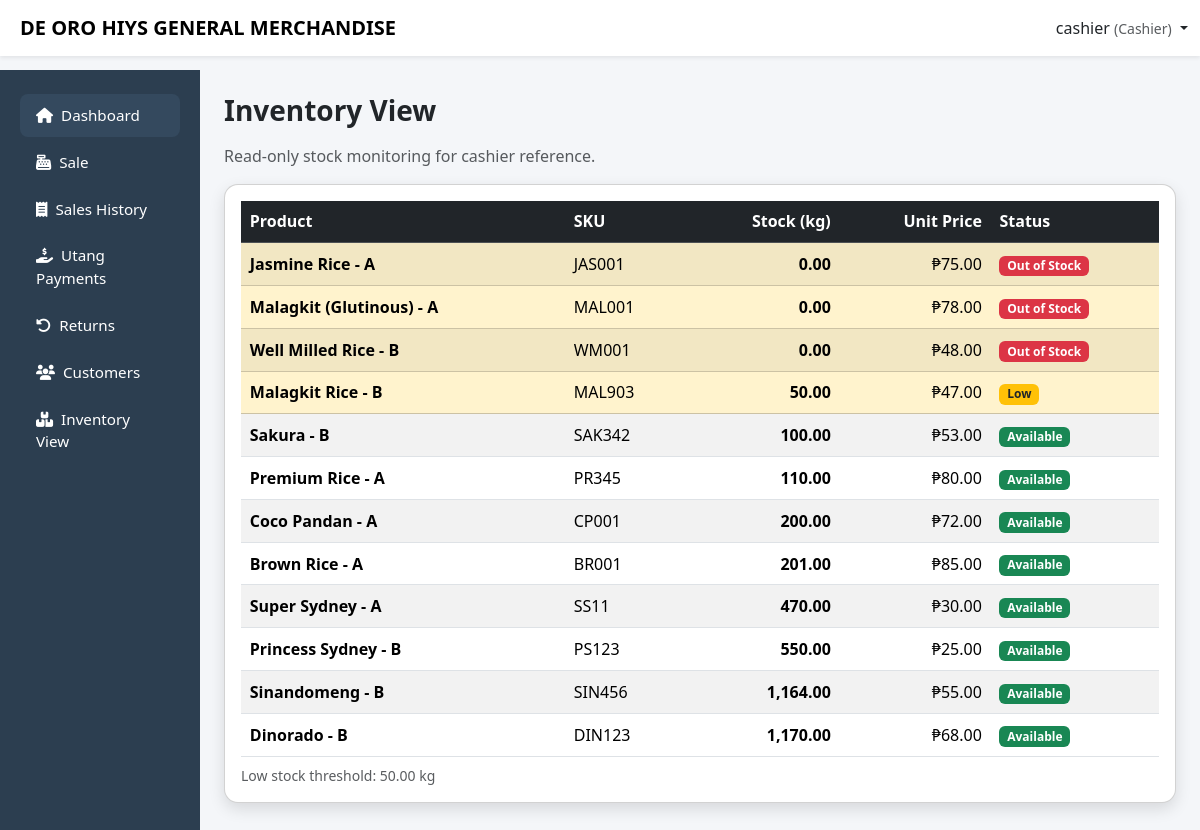
/cashier/inventory_view.php (signed in), run on the app's committed database.
### tables this page shows
CREATE TABLE `products` (
    `product_id` int(11) NOT NULL,
    `variety` varchar(100) DEFAULT NULL,
    `grade` varchar(50) DEFAULT NULL,
    `sku` varchar(50) DEFAULT NULL,
    `unit_weight_kg` decimal(10,2) DEFAULT NULL,
    `unit_price` decimal(10,2) DEFAULT NULL,
    `delivery_date` date DEFAULT NULL,
    `created_at` timestamp NOT NULL DEFAULT current_timestamp(),
    `archived` tinyint(1) NOT NULL DEFAULT 0,
    `stock_kg` decimal(10,2) NOT NULL DEFAULT 0.00
  );

### cashier/inventory_view.php (the view, shortened to what this page needs)
<?php
$username = $_SESSION['username'] ?? 'Cashier';
include '../config/db.php';
$LOW_STOCK_KG = 50;
$sql = "
SELECT
p.product_id,
p.variety,
p.grade,
p.sku,
p.unit_price,
IFNULL(SUM(
CASE
WHEN LOWER(it.type)='in' THEN it.qty_kg
WHEN LOWER(it.type)='out' THEN -it.qty_kg
WHEN LOWER(it.type)='adjust' THEN it.qty_kg
ELSE 0
END
),0) AS stock_kg
FROM products p
LEFT JOIN inventory_transactions it
ON it.product_id = p.product_id
WHERE p.archived = 0
GROUP BY p.product_id
ORDER BY stock_kg ASC, p.variety ASC
";
$result = $conn->query($sql);
?>
<!DOCTYPE html>
<html lang="en">
<head>
<link href="https://cdn.jsdelivr.net/npm/bootstrap@5.3.2/dist/css/bootstrap.min.css" rel="stylesheet">
<link href="https://cdnjs.cloudflare.com/ajax/libs/font-awesome/6.5.1/css/all.min.css" rel="stylesheet">
<link href="../css/layout.css" rel="stylesheet">
</head>
<body>
<nav class="navbar navbar-expand-lg navbar-light bg-white shadow-sm fixed-top">
<div class="container-fluid">
<span class="navbar-brand fw-bold ms-2">DE ORO HIYS GENERAL MERCHANDISE</span>
<div class="ms-auto dropdown">
<a class="nav-link dropdown-toggle" data-bs-toggle="dropdown">
<?= htmlspecialchars($username) ?> <small class="text-muted">(Cashier)</small>
</a>
</div>
</div>
</nav>
<div class="container-fluid">
<div class="row">
<?php include '../includes/cashier_sidebar.php'; ?>
<main class="col-lg-10 ms-sm-auto px-4 main-content">
<div class="py-4">
<h3 class="fw-bold mb-3">Inventory View</h3>
<div class="text-muted mb-3">
Read-only stock monitoring for cashier reference.
</div>
<div class="card modern-card">
<div class="card-body">
<div class="table-responsive">
<table class="table table-striped align-middle mb-0">
<thead class="table-dark">
<tr>
<th>Product</th>
<th>SKU</th>
<th class="text-end">Stock (kg)</th>
<th class="text-end">Unit Price</th>
<th>Status</th>
</tr>
</thead>
<tbody>
<?php if($result && $result->num_rows > 0): ?>
<?php while($row = $result->fetch_assoc()):
$stock = (float)$row['stock_kg'];
$isLow = $stock <= $LOW_STOCK_KG;
?>
<tr class="<?= $isLow ? 'table-warning' : '' ?>">
<td class="fw-semibold">
<?= htmlspecialchars($row['variety'].' - '.$row['grade']) ?>
</td>
<td><?= htmlspecialchars($row['sku']) ?></td>
<td class="text-end fw-bold"><?= number_format($stock,2) ?></td>
<td class="text-end">₱<?= number_format((float)$row['unit_price'],2) ?></td>
<td>
<?php if($stock <= 0): ?>
<span class="badge bg-danger">Out of Stock</span>
<?php elseif($isLow): ?>
<span class="badge bg-warning text-dark">Low</span>
<?php else: ?>
<span class="badge bg-success">Available</span>
<?php endif; ?>
</td>
</tr>
<?php endwhile; ?>
<?php else: ?>
<tr><td colspan="5" class="text-center text-muted">No products found.</td></tr>
<?php endif; ?>
</tbody>
</table>
</div>
<div class="text-muted small mt-2">
Low stock threshold: <?= number_format($LOW_STOCK_KG,2) ?> kg
</div>
</div>
</div>
</div>
</main>
</div>
</div>
</body>
</html>

### css/layout.css (style rules this page uses)
body { background:#f4f6f9; padding-top: 60px; }
.modern-card { border-radius:14px; box-shadow:0 6px 16px rgba(0,0,0,.12); transition:.3s; }
.main-content { padding-top:0px; }
.table td, .table th { padding:0.55rem; vertical-align: middle; }
.table td,.table th { vertical-align:middle; }
table td, .table th { padding:0.55rem; vertical-align: middle; }
body { background:#f4f6f9; padding-top:70px; }
.modern-card { border-radius:14px; box-shadow:0 6px 16px rgba(0,0,0,.12); }
.table td, .table th { vertical-align: middle; }

### data on the page
products: variety+grade "Jasmine Rice - A", sku "JAS001", stock "0.00", unit_price "75.00", shows "Out of Stock"
products: variety+grade "Malagkit (Glutinous) - A", sku "MAL001", stock "0.00", unit_price "78.00", shows "Out of Stock"
products: variety+grade "Well Milled Rice - B", sku "WM001", stock "0.00", unit_price "48.00", shows "Out of Stock"
products: variety+grade "Malagkit Rice - B", sku "MAL903", stock "50.00", unit_price "47.00", shows "Low"
products: variety+grade "Sakura - B", sku "SAK342", stock "100.00", unit_price "53.00", shows "Available"
products: variety+grade "Premium Rice - A", sku "PR345", stock "110.00", unit_price "80.00", shows "Available"
products: variety+grade "Coco Pandan - A", sku "CP001", stock "200.00", unit_price "72.00", shows "Available"
products: variety+grade "Brown Rice - A", sku "BR001", stock "201.00", unit_price "85.00", shows "Available"
products: variety+grade "Super Sydney - A", sku "SS11", stock "470.00", unit_price "30.00", shows "Available"
products: variety+grade "Princess Sydney - B", sku "PS123", stock "550.00", unit_price "25.00", shows "Available"
products: variety+grade "Sinandomeng - B", sku "SIN456", stock "1,164.00", unit_price "55.00", shows "Available"
products: variety+grade "Dinorado - B", sku "DIN123", stock "1,170.00", unit_price "68.00", shows "Available"

### other printed values
$username "cashier"
$LOW_STOCK_KG "50.00"
